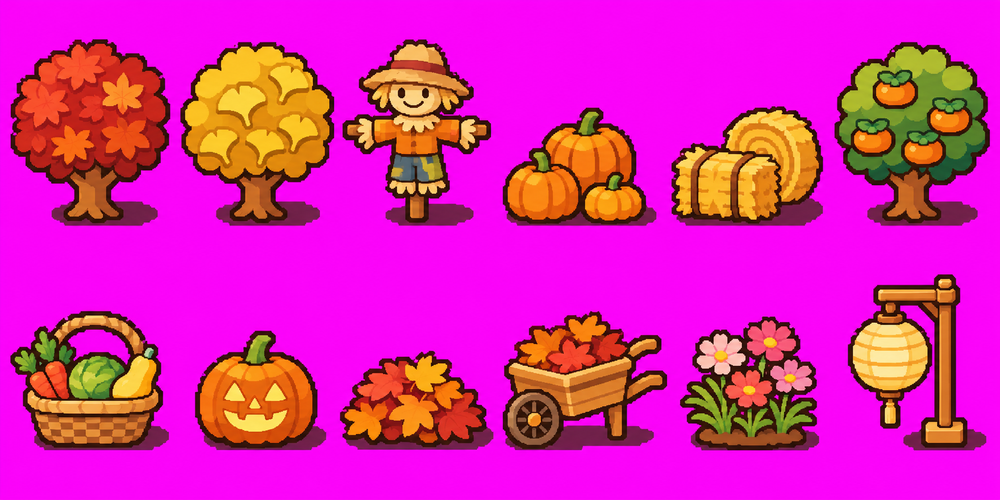
#> input picture 05_seasonal_decor/decor16_autumn.png, 1000 x 500 px, shrunk from 1774 x 887 before the run
$ python clean_fringe.py ../05_seasonal_decor
#> lines starting #> are read from the running program, lines starting #| are printed output that depends on the picture; after the words box and inside, x2 and y2 are one past the last pixel; in counts of white or black regions, pixels touching at a corner belong together
"""잘라 낸 그림 가장자리에 남은 마젠타 배경 찌꺼기(보라 · 자홍 테두리 점)를 지운다.
투명한 곳에 닿아 있는 자홍빛 점만 지우고, 외곽선(진한 색)을 만나면 멈춘다. 여러 번 돌려도 같다."""
import sys
from pathlib import Path
import numpy as np
from PIL import Image

def clean(arr: np.ndarray) -> int:
    removed = 0
    for _ in range(3):
        r, g, b, a = [arr[..., i].astype(int) for i in range(4)]
        mag = (a > 0) & (r > 90) & (b > 90) & (g < 0.3 * np.minimum(r, b)) & (np.abs(r - b) < 70)
        tr = a == 0
        pad = np.pad(tr, 1, constant_values=True)
        near = pad[:-2, 1:-1] | pad[2:, 1:-1] | pad[1:-1, :-2] | pad[1:-1, 2:]
        kill = mag & near
        n = int(kill.sum())
        if not n: break
        arr[kill] = 0; removed += n
    return removed

if __name__ == '__main__':
    root = Path(sys.argv[1] if len(sys.argv) > 1 else 'assets/sprites16/v2')
    total = 0
    for p in sorted(root.glob('*.png')):
        arr = np.array(Image.open(p).convert('RGBA'))
        n = clean(arr)
#> the loop in clean, `for _ in range(3):` made 3 passes
#> (n, removed) on passes 1 to 3: (2996, 2996), (2988, 5984), (2980, 8964)
#> pass 1, in clean, `r, g, b, a = [arr[..., i].astype(int) for i in range(4)]`:
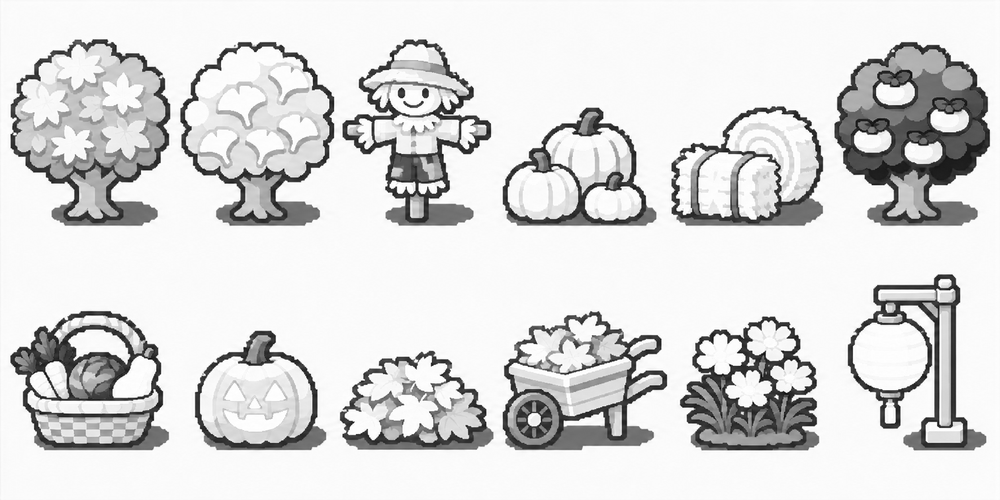
#> r: shape (500, 1000) int64; min 2, max 255, mean 218.1
#> pass 1, in clean, `r, g, b, a = [arr[..., i].astype(int) for i in range(4)]`:
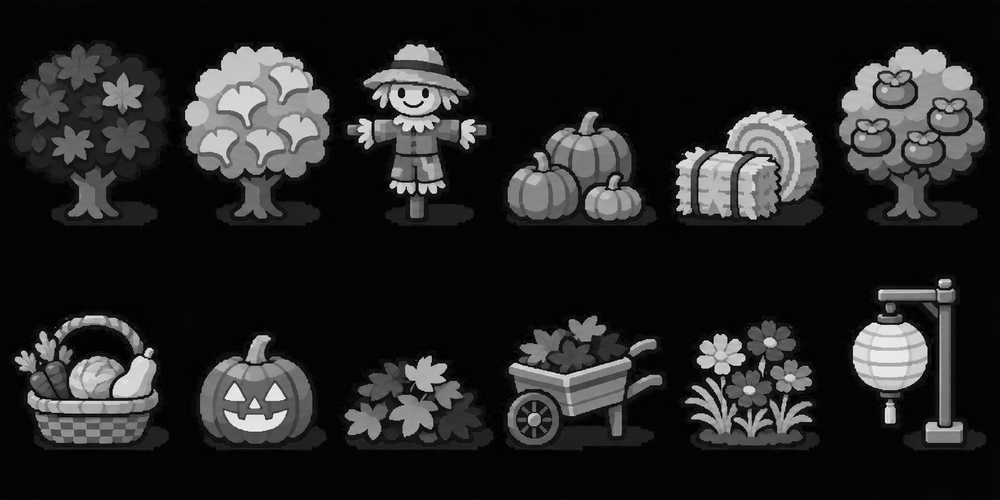
#> g: shape (500, 1000) int64; min 0, max 254, mean 37.2
#> pass 1, in clean, `r, g, b, a = [arr[..., i].astype(int) for i in range(4)]`:
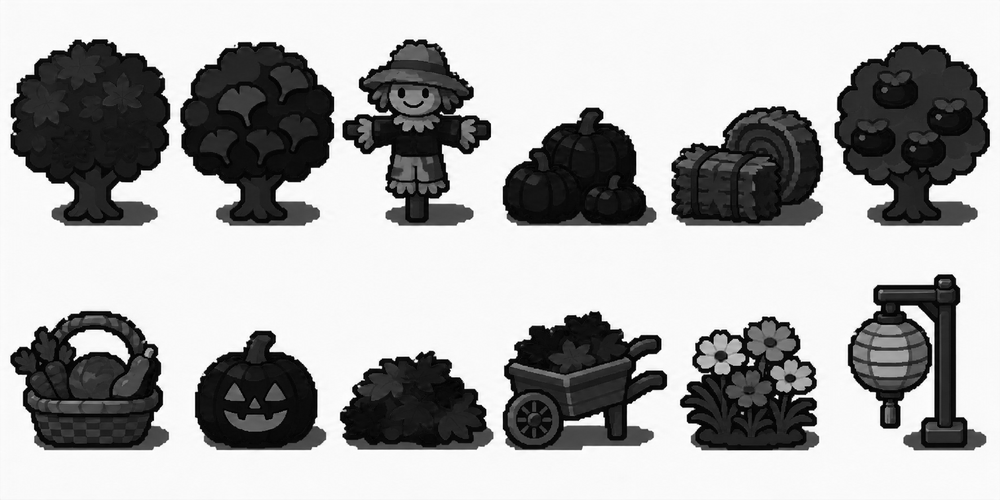
#> b: shape (500, 1000) int64; min 0, max 255, mean 170.2
#> after the loop in clean, `for _ in range(3):`:
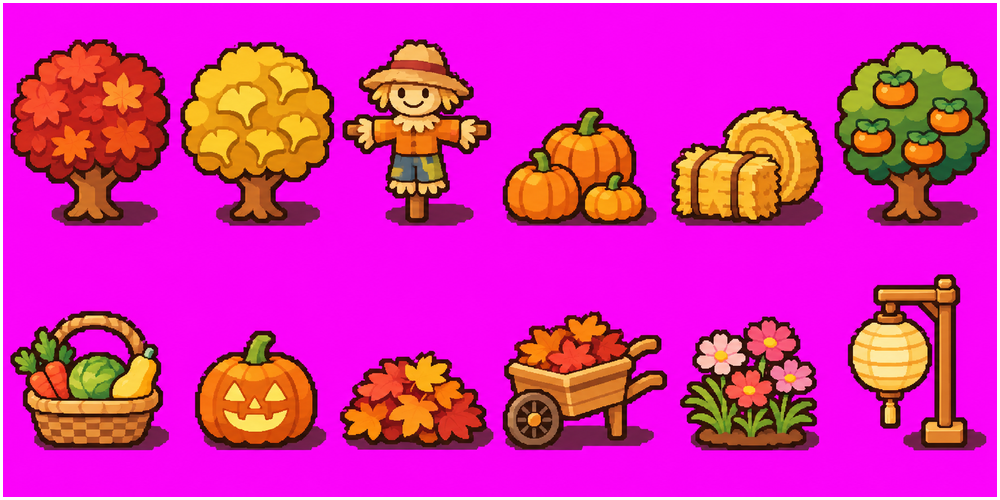
#> arr: shape (500, 1000, 4); mean R, G, B, A 213.6, 37.1, 165.7, 250.4; transparent parts drawn white
#> after the loop in clean, `for _ in range(3):`:
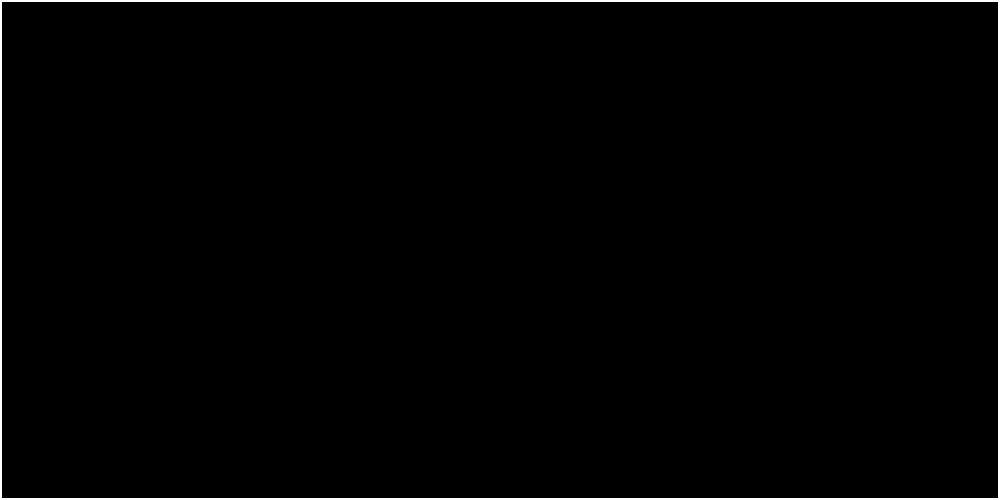
#> tr: shape (500, 1000) bool; 1.2% white; 1 white region, box (x1, y1, x2, y2) and area: (0, 0, 1000, 500) 5984
#> after the loop in clean, `for _ in range(3):`: removed = 8964
#> n = 8964
        if n: Image.fromarray(arr, 'RGBA').save(p); total += n; print(p.name, n)
#> after `total += n`: total = 8964
#| decor16_autumn.png 8964
#> pass 2 of the loop `for p in sorted(root.glob('*.png')):`:
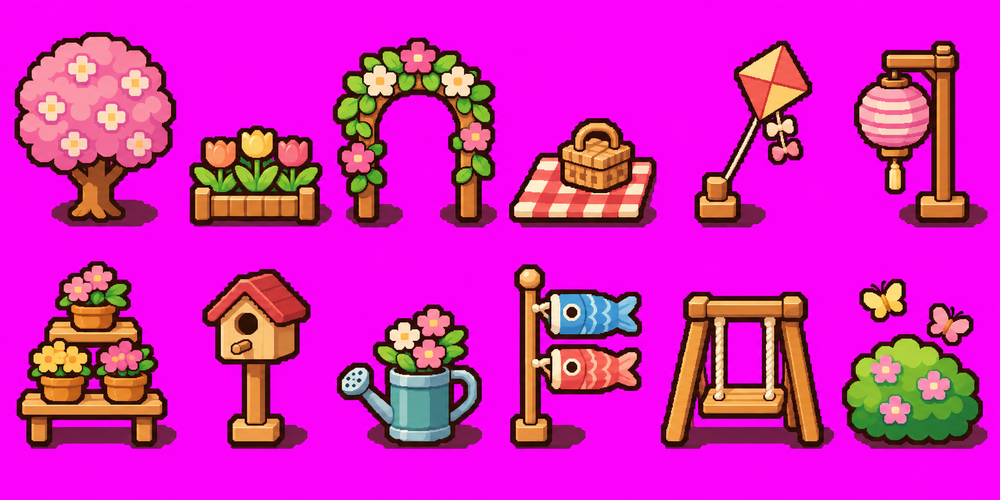
#> input picture 05_seasonal_decor/decor16_spring.png, 1000 x 500 px, shrunk from 1774 x 887 before the run
#> the loop in clean (call 2), `for _ in range(3):` made 3 passes
#> pass 1, in clean (call 2), `mag = (a > 0) & (r > 90) & (b > 90) & (g < 0.3 * np.minimum(r, b)) & (..`:
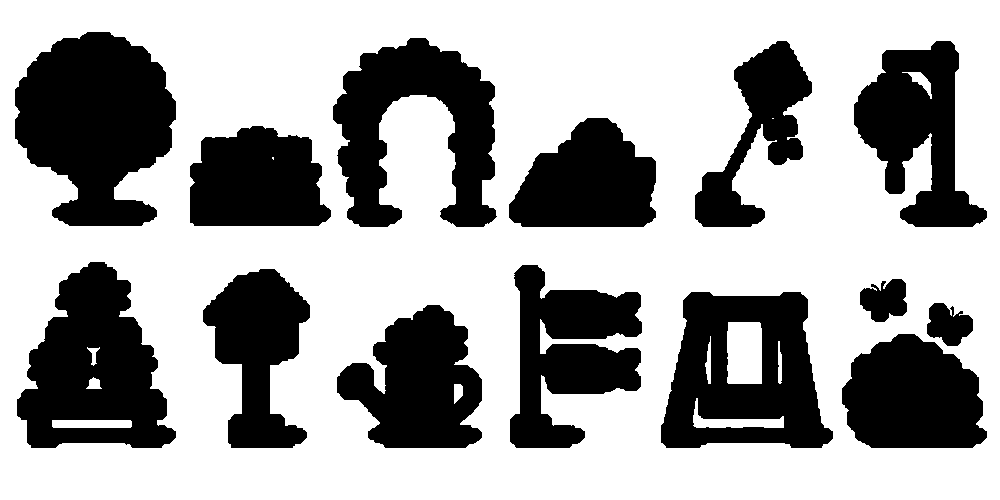
#> mag: shape (500, 1000) bool; 65% white; 14 black regions, largest, box (x1, y1, x2, y2) and area: (15, 32, 176, 226) 22078, (17, 262, 176, 448) 18470, (661, 292, 833, 448) 17684
#> after the loop in clean (call 2), `for _ in range(3):`:
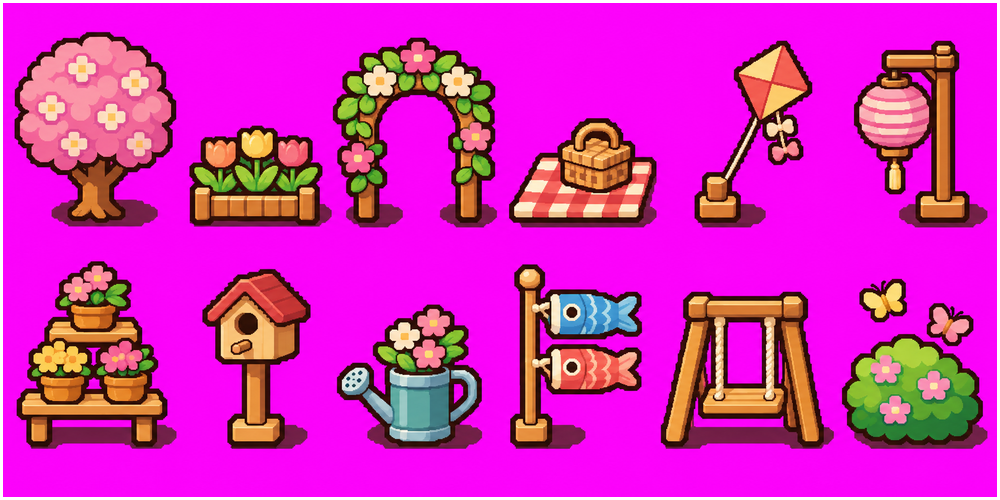
#> arr: shape (500, 1000, 4); mean R, G, B, A 209.7, 35.9, 182.4, 250.4; transparent parts drawn white
#> total = 17928
#| decor16_spring.png 8964
    print('total', total)
#| total 17928
